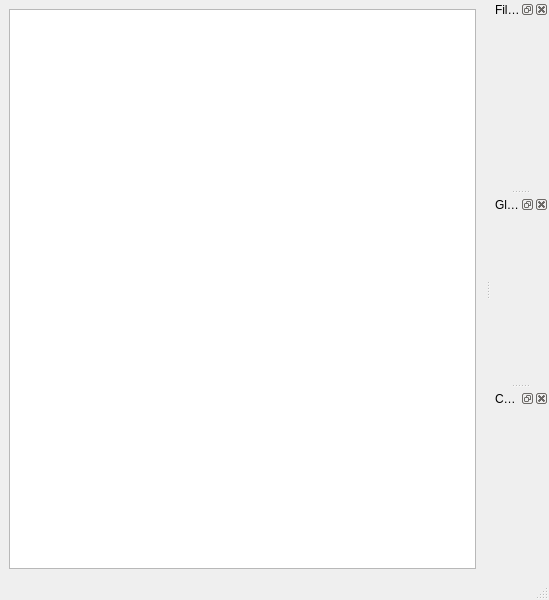
<?xml version="1.0" encoding="UTF-8"?>
<ui version="4.0">
    <class>MainWindow</class>
    <widget class="QMainWindow" name="MainWindow">
        <property name="geometry">
            <rect>
                <x>0</x>
                <y>0</y>
                <width>549</width>
                <height>600</height>
            </rect>
        </property>
        <property name="windowTitle">
            <string>Voltage Control</string>
        </property>
        <property name="windowIcon">
            <iconset resource="Experiment.qrc">
                <normaloff>:/openicon/icons/pictogram-din-w008-electricisty.png</normaloff>:/openicon/icons/pictogram-din-w008-electricisty.png</iconset>
        </property>
        <widget class="QWidget" name="centralwidget">
            <layout class="QVBoxLayout" name="verticalLayout">
                <item>
                    <widget class="QTableView" name="tableView"/>
                </item>
            </layout>
        </widget>
        <widget class="QMenuBar" name="menubar">
            <property name="geometry">
                <rect>
                    <x>0</x>
                    <y>0</y>
                    <width>549</width>
                    <height>21</height>
                </rect>
            </property>
        </widget>
        <widget class="QStatusBar" name="statusbar"/>
        <widget class="QDockWidget" name="voltageFilesDock">
            <property name="windowTitle">
                <string>Files</string>
            </property>
            <attribute name="dockWidgetArea">
                <number>2</number>
            </attribute>
            <widget class="QWidget" name="dockWidgetContents"/>
        </widget>
        <widget class="QDockWidget" name="globalAdjustDock">
            <property name="windowTitle">
                <string>Global Adjust</string>
            </property>
            <attribute name="dockWidgetArea">
                <number>2</number>
            </attribute>
            <widget class="QWidget" name="dockWidgetContents_2"/>
        </widget>
        <widget class="QDockWidget" name="adjustDock">
            <property name="windowTitle">
                <string>Control</string>
            </property>
            <attribute name="dockWidgetArea">
                <number>2</number>
            </attribute>
            <widget class="QWidget" name="dockWidgetContents_3"/>
        </widget>
    </widget>
    <resources>
        <include location="Experiment.qrc"/>
    </resources>
    <connections/>
</ui>
